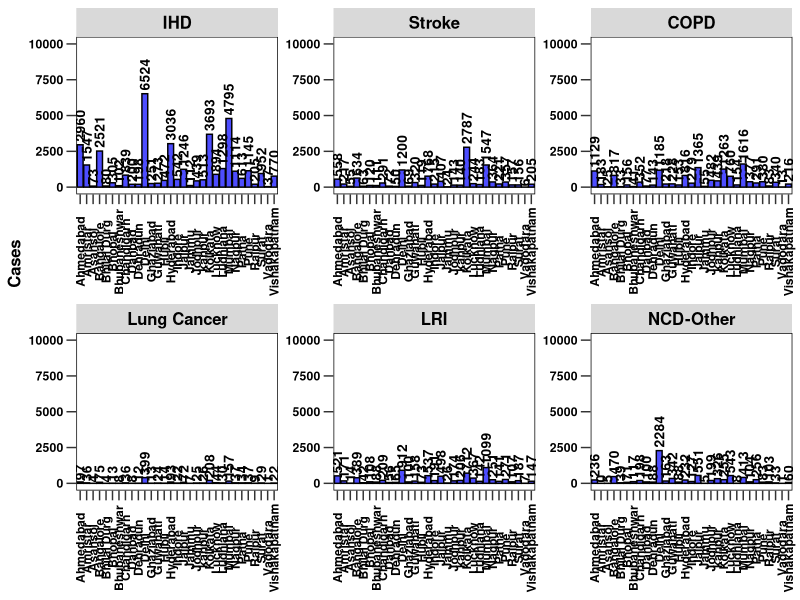
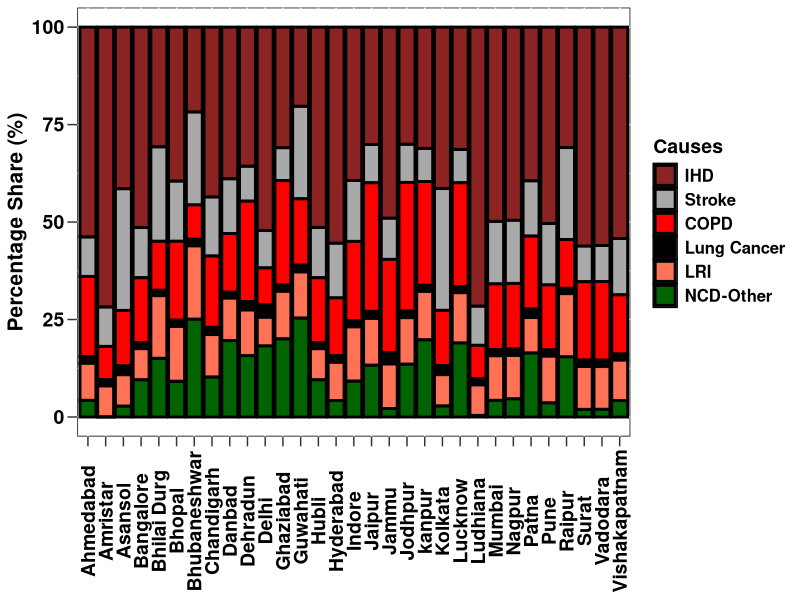
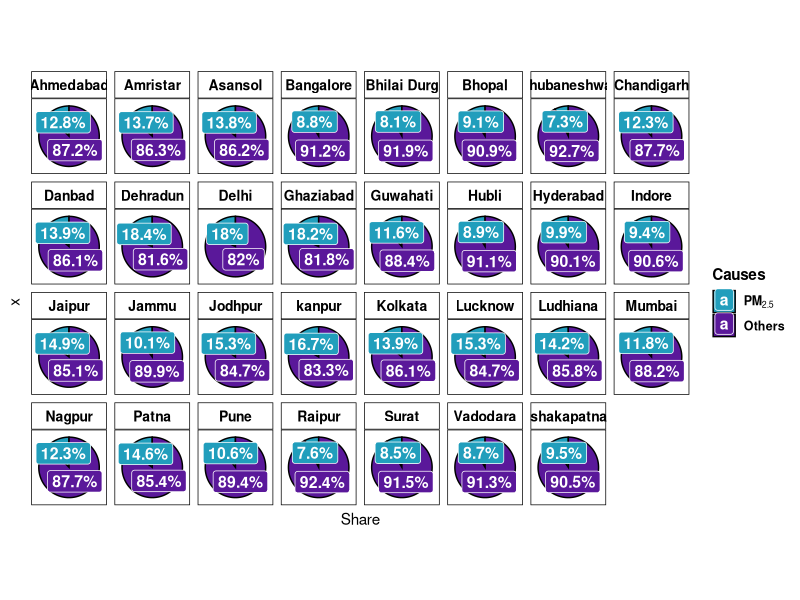

These charts were generated, in order, by the following R code:
library(readxl)
mort <- read_excel("City list with PM2.5.xlsx", 
                   sheet = "Mortality cases")
View(mort)
mort=mort[ ,c(1:8)]
library(reshape2)
library(ggplot2)
library(dplyr)
mort_melt = melt(mort, id="NAC", id.name = "NAC", variable.name = "Causes", value.name = "Cases")
ggplot(mort_melt%>% filter(Causes != "NCD+LRI"), aes(NAC,Cases))+geom_bar(stat="identity", col="black",fill="blue", alpha=0.7)+
  facet_wrap(~Causes, scales='free')+theme(axis.text.x = element_text(angle=90, vjust=0.5, face="bold", colour="black"),
                            strip.text.x =element_text(size=12,face="bold", colour="black"),panel.background = element_blank(), legend.text.align=0,panel.border = element_rect(colour = "black",fill=NA),strip.border = element_rect(colour="black", fill=NA),
                            axis.text.y = element_text(face="bold", colour="black"), axis.title.x = element_blank(), axis.title.y = element_text(size=12,face="bold", colour="black"),axis.ticks.length=unit(.25, "cm"))+
  geom_text(aes(label=round(Cases,digit=0)), hjust=-0.1, size=3.5, fontface=2, angle=90)+scale_y_continuous(limits=c(0,10000))

 ##Percentage share cause specific
Total_sum = mort_melt %>% filter(Causes =="NCD+LRI")
Individual_cases = mort_melt %>% filter(Causes !="NCD+LRI")
Percent_share=merge(Individual_cases,Total_sum, by="NAC")
Percent_share=Percent_share %>% select(-4) %>% dplyr::rename(Causes=2,Cases=3,Total=4)
Percent_share=Percent_share %>% mutate(share=(Cases*100/Total))
ggplot(Percent_share, aes(NAC,share))+geom_bar(aes(fill=Causes), stat="identity", col="black",size=1)+
  scale_fill_manual(values=c("brown4","darkgrey","red","black","coral1","darkgreen"))+theme(axis.text.x = element_text(size=14,angle=90, vjust=0.5, face="bold", colour="black"),
                                                                                            strip.text.x =element_text(size=12,face="bold", colour="black"),panel.background = element_rect(fill = "white", color="black"),
                                                                                            axis.text.y = element_text(size=14,face="bold", colour="black"), axis.title.x = element_blank(), axis.title.y = element_text(size=15,face="bold", colour="black"),axis.ticks.length=unit(.25, "cm"), legend.title = element_text(size=14,face="bold", colour="black"), legend.text = element_text(size=12,face="bold", colour="black") )+
  ylab("Percentage Share (%)")

##Percentage share Air pollution specific
library(readxl)
PM <- read_excel("City list with PM2.5.xlsx", 
                 sheet = "PM2.5 Vs others")
View(PM)
library(reshape2)
library(ggplot2)
library(dplyr)
PM =PM %>% select(1,4,5)
PM=melt(PM, id="NAC",id.name = "NAC", variable.name = "Causes", value.name = "Share")
ggplot(PM, aes(x="", y=Share, fill=Causes)) + geom_bar(stat="identity", width=1, col="black")+
  coord_polar("y", start=0) + geom_label(aes(label = paste0(round(Share,digit=1), "%")), position = position_stack(vjust = 0.5),fontface=2, size=4.0, colour="white")+
  scale_fill_manual(values=c("#219ebc", "#5a189a"),labels=c(expression(bold("PM"[2.5])),"Others")) +
  theme(axis.line = element_blank(),axis.text = element_blank(),axis.ticks = element_blank(),
  plot.title = element_text(hjust = 0.5, color = "#666666"),strip.text.x = element_text(face="bold", size=10,color="black"),
  legend.title=element_text(face="bold", size=11,color="black"), legend.text = element_text(face="bold", size=9,color="black"),panel.background = element_blank(), legend.text.align=0,panel.border = element_rect(colour = "black",fill=NA),strip.background = element_rect(colour="black", fill=NA))+facet_wrap(~NAC, ncol=8)
 
